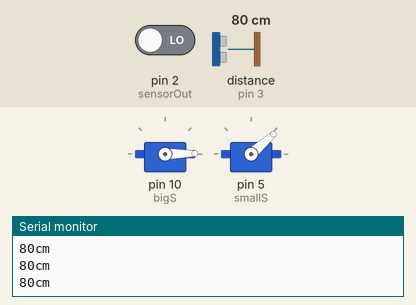
This sketch was run on a simulated Arduino Uno, built with avr-gcc and run on an emulated ATmega328P. Parts: 2 × servo, the last lines printed to the serial monitor. Wiring (inferred from the names in the program): ultrasonic range finder: trigger pin 4; echo pin 3. The inputs (shaded band) are chosen by the test bench; at power-on: distance to the obstacle (sensor on pin 3) 80 cm, pin 2 (sensorOut) LOW. The echo pulse lasts 58.3 µs per cm.

Above: at 4.4 s.
4.5 s: distance to the obstacle (sensor on pin 3) set to 8 cm
6.0 s: distance to the obstacle (sensor on pin 3) set to 5 cm
At 7.6 s:
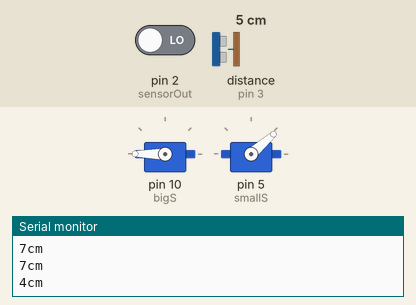
At 11.2 s:
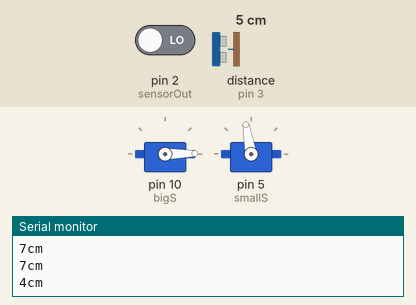
Timing chart, 0 to 20.9 s (numbered marks = the images above; inputs shaded):
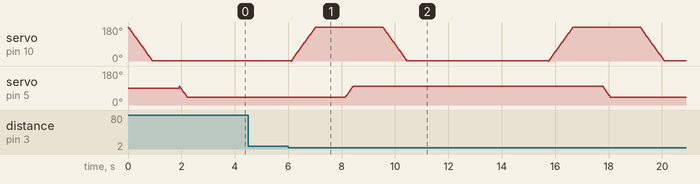

The sketch:

loop.ino
```cpp
#include <Servo.h>

//---------Color sensor-------------
#define S0 6
#define S1 7
#define S2 8
#define S3 9
#define sensorOut 2
//-----------------------------------

//-----------Servo pins--------------
#define smallS 5
#define bigS 10
//-----------------------------------

//----------Ultra sonic--------------
#define pingPin 4 // Trigger Pin of Ultrasonic Sensor
#define echoPin 3 // Echo Pin of Ultrasonic Sensor
//------------------------------------

int frequency = 0;

Servo BigServo;
Servo SmallServo;

boolean flag = false;

int i = 0;

void setup() {
  Serial.begin(9600);

  //-------------servo------------------
  BigServo.attach(bigS);
  SmallServo.attach(smallS);
  //------------------------------------

  //------------sonar-------------------
  pinMode(pingPin, OUTPUT);
  pinMode(echoPin, INPUT);
  //------------------------------------

  //------color sensor-----------------
  pinMode(S0, OUTPUT);
  pinMode(S1, OUTPUT);
  pinMode(S2, OUTPUT);
  pinMode(S3, OUTPUT);
  pinMode(sensorOut, INPUT);

  // Setting frequency-scaling to 20%
  digitalWrite(S0, HIGH);
  digitalWrite(S1, LOW);
  //-----------------------------------


  bigservoUp();
  releasee();

}


void loop() {

  if (sense() < 6) {
    doGrab();
    color();
    delay(1000);
    drop();
  }


}
```

bigServo.ino
```cpp
//---------Big Servo-------------
int down = 180;
int up = 0;

void bigservoDown() {
  for (i = up; i <= down; i++) {
    BigServo.write(i);
    delay(5);
  }
  delay(1000);
}

void bigservoUp() {
  for (i = down; i > up; i--) {
    BigServo.write(i);
    delay(5);
  }
  delay(1000);
}
```

color.ino
```cpp
int color() {
  // Setting red filtered photodiodes to be read
  digitalWrite(S2, LOW);
  digitalWrite(S3, LOW);
  // Reading the output frequency
  frequency = pulseIn(sensorOut, LOW);
  // Printing the value on the serial monitor
  Serial.print("R= ");//printing name
  Serial.print(frequency);//printing RED color frequency
  Serial.print("  ");


  delay(100);
  // Setting Green filtered photodiodes to be read
  digitalWrite(S2, HIGH);
  digitalWrite(S3, HIGH);
  // Reading the output frequency
  frequency = pulseIn(sensorOut, LOW);
  // Printing the value on the serial monitor
  Serial.print("G= ");//printing name
  Serial.print(frequency);//printing RED color frequency
  Serial.print("  ");

  delay(100);
  // Setting Blue filtered photodiodes to be read
  digitalWrite(S2, LOW);
  digitalWrite(S3, HIGH);
  // Reading the output frequency
  frequency = pulseIn(sensorOut, LOW);
  // Printing the value on the serial monitor
  Serial.print("B= ");//printing name
  Serial.print(frequency);//printing RED color frequency
  Serial.println("  ");

  delay(100);
}
```

smallServo.ino
```cpp
//-------------Small Servo-------------
int hold = 100;
int rls = 40;

void grab(){
 for (i = rls; i <= hold; i++) {
    SmallServo.write(i);
    delay(5);
  }
  delay(1000);
}

void releasee(){
  for (i = hold; i > rls; i--) {
    SmallServo.write(i);
    delay(5);
  }
  delay(1000);
}
```

sonarSensor.ino
```cpp
long microsecondsToCentimeters(long microseconds) {
  return microseconds / 29 / 2;
}
long sense() {
  long duration, cm;
  digitalWrite(pingPin, LOW);
  delayMicroseconds(2);
  digitalWrite(pingPin, HIGH);
  delayMicroseconds(10);
  digitalWrite(pingPin, LOW);

  duration = pulseIn(echoPin, HIGH);
  //  inches = microsecondsToInches(duration);
  cm = microsecondsToCentimeters(duration);

  Serial.print(cm);
  Serial.println("cm");
  delay(100);
     // pinMode(LED_BUILTIN,LOW);
//  delay(100);
return cm;
}

void doGrab() {

    bigservoDown();
    delay(100);
    grab();
    delay(100);
    bigservoUp();

    flag = true;

}

void drop() {
  if (flag == true) {
    bigservoDown();
    delay(100);
    releasee();
    delay(100);
    bigservoUp();
    flag = false;
  }
}
```

Measured:
- the behaviour switches between 7 and 6 cm on distance to the obstacle (sensor on pin 3) (found by bisection; images 0 and 1)
